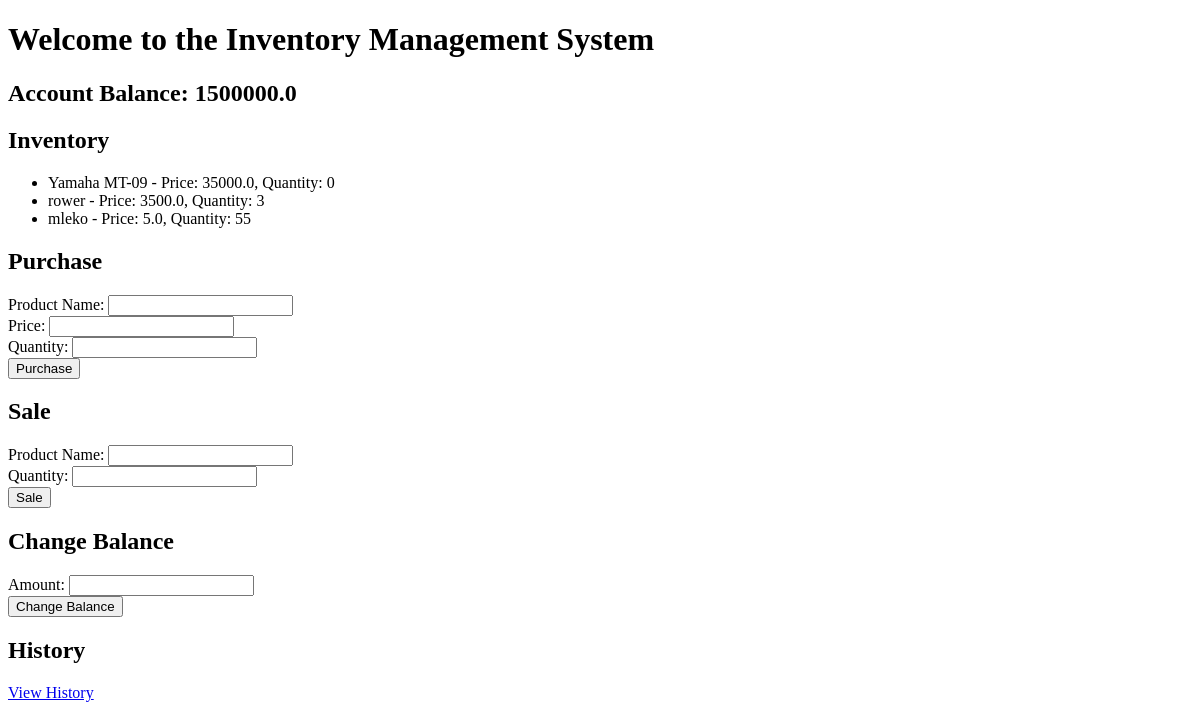
Before: / with the older database file.
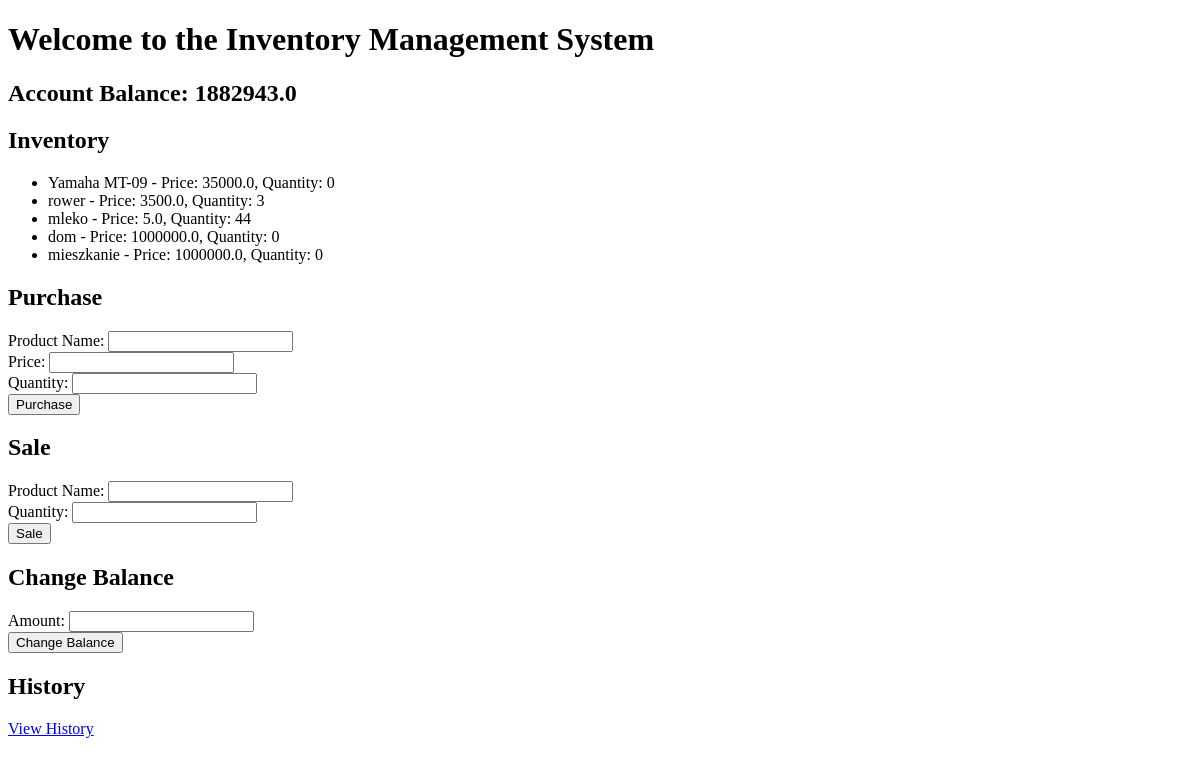
After: the same page with the newer database file.
### app.py (models this page shows)
class Account(db.Model):
    id = db.Column(db.Integer, primary_key=True)
    balance = db.Column(db.Float, default=0.0)

class Inventory(db.Model):
    id = db.Column(db.Integer, primary_key=True)
    product_name = db.Column(db.String(100), unique=True)
    price = db.Column(db.Float)
    quantity = db.Column(db.Integer)

### app.py (the view)
@app.route('/', endpoint='home')
def home():
    account = load_account()
    inventory = load_inventory()
    return render_template('home.html', account=account, inventory=inventory)

### app.py (called while the page is built)
def load_account():
    account = Account.query.first()
    if not account:
        account = Account(balance=0.0)
        db.session.add(account)
        db.session.commit()
    return account.balance

def load_inventory():
    inventory = {}
    inventory_objs = Inventory.query.all()
    for item in inventory_objs:
        inventory[item.product_name] = [item.price, item.quantity]
    return inventory

### templates/home.html (shortened to what this page needs)
<!DOCTYPE html>
<html>
<head>
</head>
<body>
    <h1>Welcome to the Inventory Management System</h1>
    <h2>Account Balance: {{ account }}</h2>
    <h2>Inventory</h2>
    <ul>
        {% for product, details in inventory.items() %}
            <li>{{ product }} - Price: {{ details[0] }}, Quantity: {{ details[1] }}</li>
        {% endfor %}
    </ul>
    <h2>Purchase</h2>
    <form action="/purchase" method="POST">
        <label for="product_name">Product Name:</label>
        <input type="text" id="product_name" name="product_name" required><br>
        <label for="price">Price:</label>
        <input type="number" id="price" name="price" step="0.01" required><br>
        <label for="quantity">Quantity:</label>
        <input type="number" id="quantity" name="quantity" required><br>
        <input type="submit" value="Purchase">
    </form>
    <h2>Sale</h2>
    <form action="/sale" method="POST">
        <label for="product_name">Product Name:</label>
        <input type="text" id="product_name" name="product_name" required><br>
        <label for="quantity">Quantity:</label>
        <input type="number" id="quantity" name="quantity" required><br>
        <input type="submit" value="Sale">
    </form>
    <h2>Change Balance</h2>
    <form action="/change_balance" method="POST">
        <label for="amount">Amount:</label>
        <input type="number" id="amount" name="amount" step="0.01" required><br>
        <input type="submit" value="Change Balance">
    </form>
    <h2>History</h2>
    <a href="/history">View History</a>
</body>
</html>

Changed rows visible on the page:
changed Account: balance "1500000.0" → "1882943.0"
changed Inventory "mleko": quantity "55" → "44"
added Inventory: product_name "dom", price "1000000.0", quantity "0"
added Inventory: product_name "mieszkanie", price "1000000.0", quantity "0"
